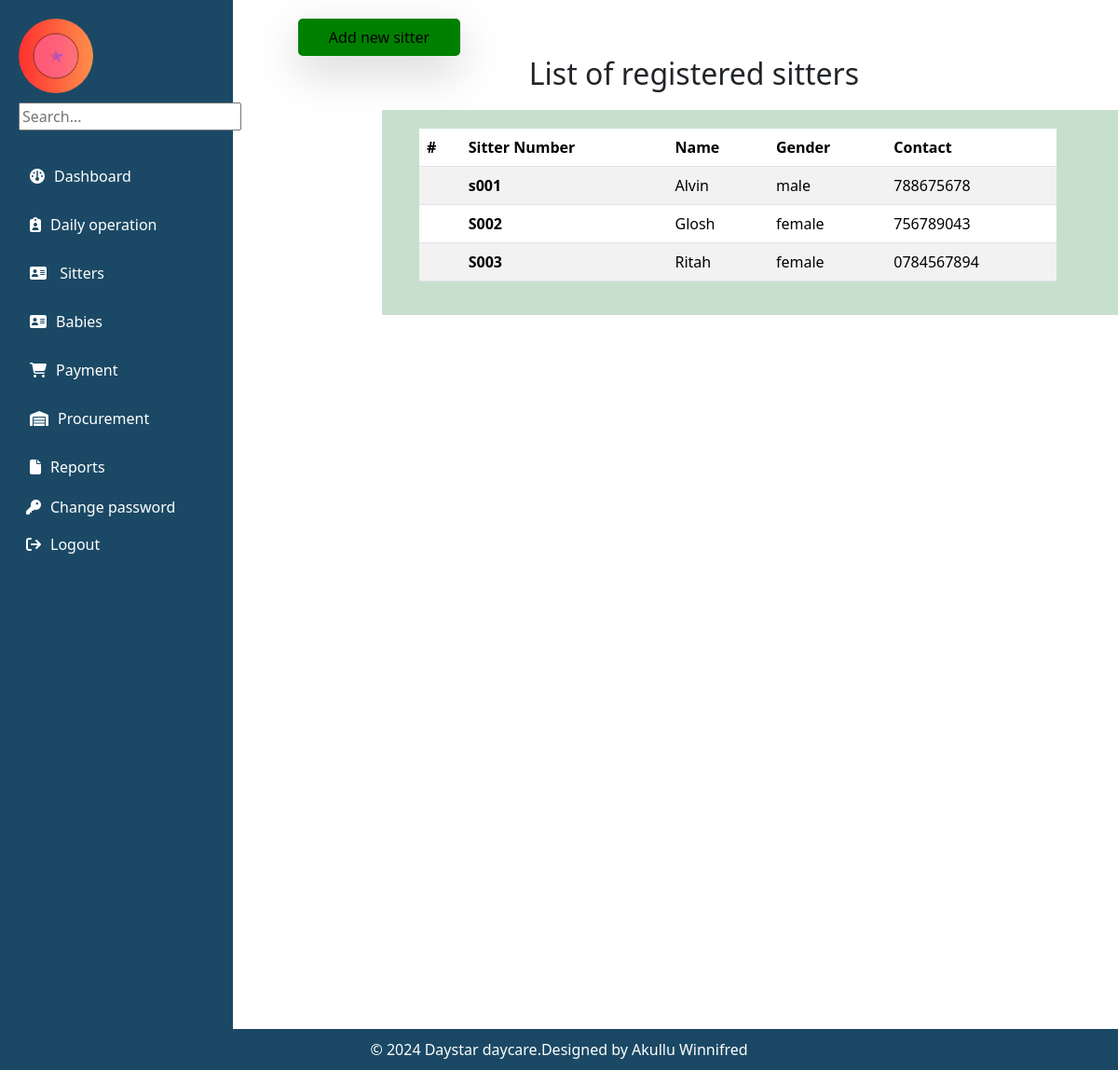
Page /sitters/ on the earlier database version.
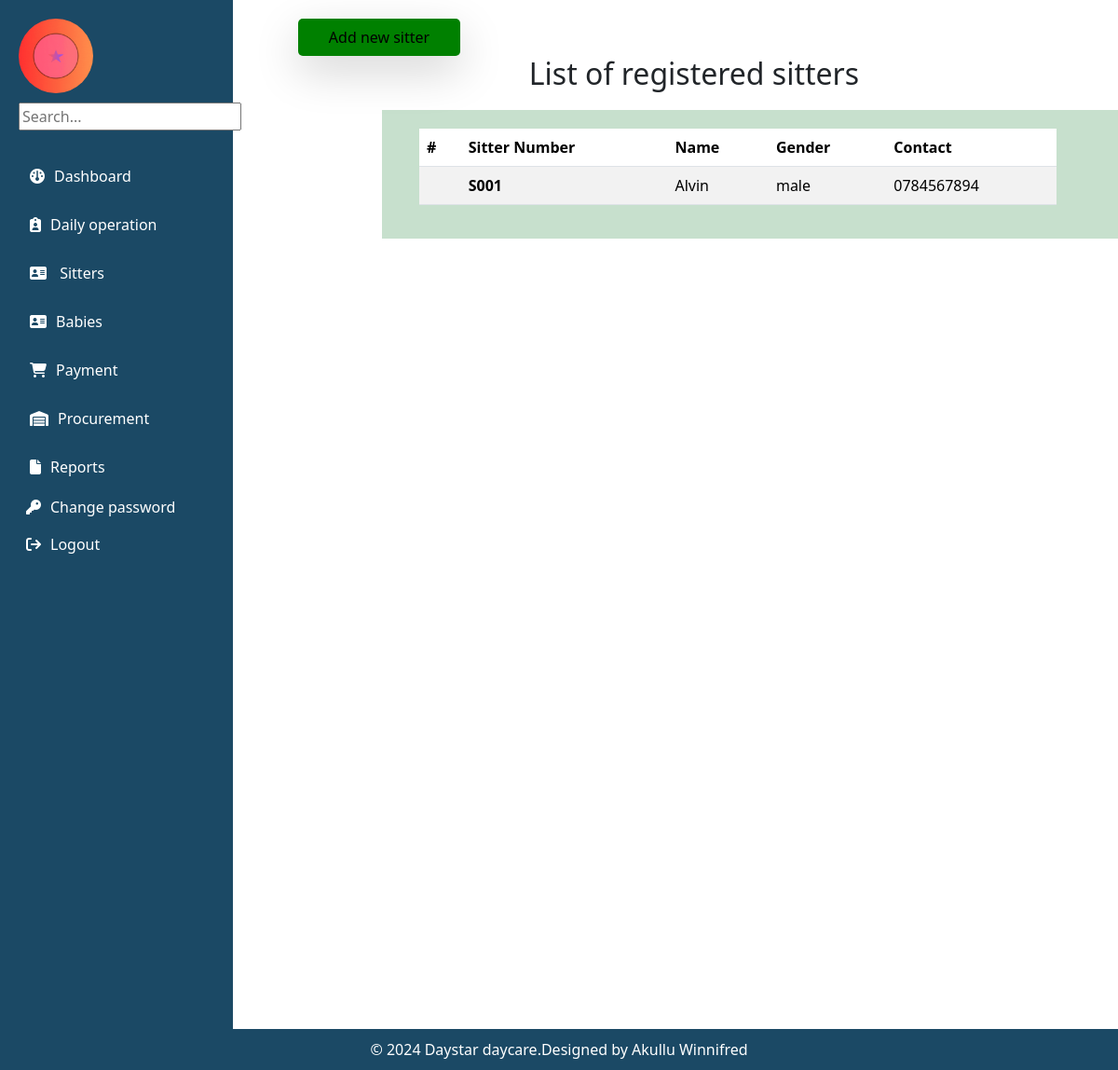
Same page on the later database version.
### myapp/models.py (models this page shows, shortened)
class BabySitter(models.Model):
    GENDER_CHOICES = (
         ('male', 'Male'),
        ('female', 'Female'),
     )
    name = models.CharField(max_length=200)
    gender = models.CharField(max_length=10,choices=GENDER_CHOICES)
    location = models.ForeignKey(FixedLocation, on_delete=models.CASCADE)
    Date_Of_Birth = models.DateTimeField()
    NIN = models.CharField(max_length=14)
    Religion = models.CharField(max_length=30, null=True, blank=True,verbose_name="Religion(optional)")
    Level_Of_Education = models.CharField(max_length=200,choices=(
        ('Certificate', 'Certificate'),
        ('Diploma', 'Diploma'),
        ('Degree', 'Degree'),
        ('Others', 'Others'),
    ))
    Contact = models.CharField(max_length=15)
    Sitter_Number = models.CharField(max_length=200)
    Next_Of_Kin = models.CharField(max_length=200)
    Recommenders_Name = models.CharField(max_length=200)
    Recommenders_Contact = models.IntegerField()

### myapp/views.py (the view)
# urls.py: path("sitters/",views.sitters,name="sitters"),
def sitters(request):
    sitters = BabySitter.objects.all()
    return render(request,'sitters/all_sitters.html',{'sitters':sitters})

### myapp/templates/sitters/all_sitters.html (shortened to what this page needs)
{% extends 'base.html' %}
{% block content %}
<button class="p-2 bg-teal-500 rounded-lg shadow-lg"
style="margin-left: 10px;background-color: green; border-radius: 5px; border: #B4BDFF; width: 20%; height: 5%;"> Add new sitter</a></button>
<h2>List of registered sitters</h2>
<div class="container">
<table class="table table-striped" style="width: 90%; margin-left: 20px;" >
    <thead>
      <tr>
        <th scope="col">#</th>
        <th scope="col">Sitter Number</th>
        <th scope="col">Name</th>
        <th scope="col">Gender</th>
        <th scope="col">Contact</th>
      </tr>
    </thead>
    <tbody>
        {% for sitter in sitters %}
      <tr>
        <th scope="row">{{ sitter.Sitter_id }}</th>
        <th>{{ sitter.Sitter_Number }}</th>
        <td>{{ sitter.name }}</td>
        <td>{{ sitter.gender }}</td>
        <td>{{ sitter.Contact }}</td>
      </tr>
      {% endfor %}
    </tbody>
  </table>
</div>
{% endblock %}

### myapp/templates/base.html (shortened to what this page needs)
{% load static %}
<!DOCTYPE html>
<html lang="en">
<head>
  <link rel="stylesheet" href="../static/styles/bootstrap/css/bootstrap.css" />
  <link rel="stylesheet" href="https://cdnjs.cloudflare.com/ajax/libs/font-awesome/6.5.2/css/all.min.css"
 />
  <link rel="stylesheet" href="../static/css/base.css">
  {% load bootstrap5 %}
  {% bootstrap_css %}
</head>
<body>
  <div class="sidebar">
    <div class="profile-container">
      <img src="{% static 'images/daphine_logo.gif' %}" alt="Profile Picture" class="profile-picture">
    </div>
    <div class="search-container">
      <input type="text" id="sidebarSearchInput" placeholder="Search...">
    </div>
    <div class="container-fluid">
      <div class="row">
        <div class="col-auto col-md-3 col-xl-2 px-sm-2 px-0 " style="width: 250px">
          <ul class="nav nav-pills flex-column mb-sm-auto mb-0 align-items-center align-items-sm-start"
            id="sidebarList">
            <li class="nav-item">
              <a href="{% url 'home' %}" class="nav-link align-middle px-0">
                <span class="ms-1 d-none d-sm-inline" style="color: white !important"><i class="fa-solid fa-gauge"
                    style="margin-right: 10px"></i>Dashboard</span>
              </a>
            </li>
            <li>
              <a href="#submenu4" data-bs-toggle="collapse" class="nav-link px-0 align-middle">
                <span class="ms-1 d-none d-sm-inline" style="color: white !important"><i
                    class="fa-solid fa-clipboard-user" style="margin-right: 10px"></i>Daily operation</span>
              </a>
            </li>
            <li>
              <a href="#submenu1" data-bs-toggle="collapse" class="nav-link px-0 align-middle">
                <span class="ms-1 d-none d-sm-inline" style="color: white !important"><i class="fa fa-address-card"
                    aria-hidden="true" style="margin-right: 10px"></i>
                  Sitters</span>
              </a>
            </li>
            <li>
              <a href="#submenu2" data-bs-toggle="collapse" class="nav-link px-0 align-middle">
                <span class="ms-1 d-none d-sm-inline" style="color: white !important"><i class="fa fa-address-card"
                    aria-hidden="true" style="margin-right: 10px"></i>Babies</span>
              </a>
            </li>
            <li>
              <a href="#submenu3" data-bs-toggle="collapse" class="nav-link px-0 align-middle">
                <span class="ms-1 d-none d-sm-inline" style="color: white !important"><i class="fa fa-shopping-cart"
                    aria-hidden="true" style="margin-right: 10px"></i>Payment</span>
              </a>
            </li>
            <li>
              <a href="#submenu5" data-bs-toggle="collapse" class="nav-link px-0 align-middle">
                <span class="ms-1 d-none d-sm-inline" style="color: white !important"><i class="fa-solid fa-warehouse"
                    style="margin-right: 10px"></i>Procurement</span>
              </a>
            </li>
            <li>
              <a href="#submenu6" data-bs-toggle="collapse" class="nav-link px-0 align-middle">
                <span class="ms-1 d-none d-sm-inline" style="color: white !important"><i class="fa-solid fa-file"
                    style="margin-right: 10px"></i>Reports</span>
              </a>
            <li>
              <a href="{% url 'change-password' %}" class="nav-link px-0">
                <span class="d-none d-sm-inline" style="color: white !important"><i class="fa fa-key" aria-hidden="true"
                    style="margin-right: 10px"></i>Change password</i></span>
              </a>
            </li>
            <li>
              <a href="{% url 'logout' %}" class="nav-link px-0">
                <span class="d-none d-sm-inline" style="color: white !important"><i class="fa fa-sign-out" aria-hidden="true"
                    style="margin-right: 10px"></i>Logout</i></span>
              </a>
            </li>
          </ul>
        </div>
      </div>
    </div>
  </div>
  <div class="content">
    {% block content %}
    {% endblock %}
  </div>
  <footer class="footer" style="color: white;">
    © 2024 Daystar daycare.Designed by Akullu Winnifred
  </footer>
</body>
</html>

### myapp/static/css/base.css (style rules this page uses)
.sidebar { width: 250px; padding: 20px; background-color: #1b4965; color: white; float: left; height: 143.5vh; }
.content { margin-left: 290px; padding: 20px; }
.profile-container { display: flex; align-items: center; margin-bottom: 10px; }
.profile-picture { width: 80px; height: 80px; border-radius: 50%; margin-right: 10px; }
.search-container { margin-bottom: 20px; }
.sidebar ul { list-style-type: none; padding: 0; }
.sidebar a { color: white; text-decoration: none; }
.footer { background-color: #1b4965; text-align: center; padding: 10px; bottom: 0; display: flex; flex-direction: column; margin-bottom: 0; position: fixed; width: 100%; }
body { min-height: 100vh; }

### myapp/templates/sitters/all_sitters.html (style rules this page uses)
.container { padding-top: 20px; margin-top: 20px; max-width: 800px; background-color: rgba(153, 198, 165, 0.55); padding: 20px; margin-left: 100px; }
h2 { text-align: center; }

Differences in the rows shown:
removed BabySitter: Sitter_Number "S002", name "Glosh", gender "female", Contact "756789043"
removed BabySitter: Sitter_Number "S003", name "Ritah", gender "female", Contact "0784567894"
changed BabySitter "Alvin": Sitter_Number "s001" → "S001"; Contact "788675678" → "0784567894"
